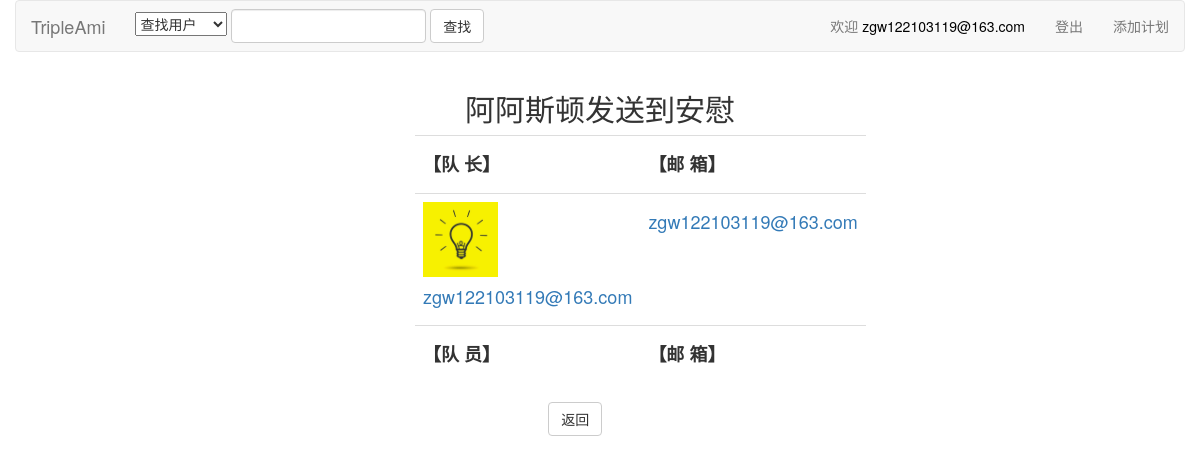
Page /showTeam/21/ (signed in) on the committed database.
### myweb/models.py (models this page shows)
class Plan(models.Model):
    title = models.CharField(max_length=255)
    description = models.TextField()
    starting = models.CharField(max_length=100)
    destination = models.CharField(max_length=100)
    total_person = models.IntegerField()
    start_time = models.DateField()
    end_time = models.DateField()
    create_time = models.DateField(auto_now=True)
    class Meta:
        ordering = ['-create_time', 'start_time', 'end_time']

class UserProfile(models.Model):
    user = models.OneToOneField(User, related_name="user")
    sex = models.CharField(max_length=20)
    location = models.CharField(max_length=100)
    birthday = models.DateField()
    avatar = models.ImageField(upload_to= './image/', default='./image/default.jpg')

### myweb/views.py (the view)
# urls.py: url(r'^showTeam/(?P<ID>\d+)/$', views.showTeam),
@login_required
def showTeam(request, ID):
    username = request.session.get('username', '')
    userid = request.session.get('userid', '')
    plan = Plan.objects.get(id=ID)
    team = Team.objects.get(plan=plan)
    travelers = team.participant.all()
    master = team.master
    print travelers
    content = {"username":username, "userid":userid, "master":master,\
            "travelers":travelers, "plantitle":plan.title, "teamid":team.id, "planid":plan.id}
    return render(request, "team.html", content)

### myweb/templates/team.html (shortened to what this page needs)
{% extends "base.html" %}
{% block content2 %}
<div class="container-fluid">
    <div class="row">
        <div class="col-md-4">
        </div>
        <div class="col-md-4">
            <h2 class="text-center">
                {{plantitle}}
            </h2>
            <p>
                <table class="table">
                    <tr>
                        <th><h4><strong>【队  长】</strong></h4></th>
                        <th><h4><strong>【邮  箱】</strong></h4></th>
                    </tr>
                    <tr>
                        <td>
                            <a href="/showProfile/{{master.user.id}}">
                            <img  src="{% url 'media' master.avatar %}" width="75px" height="75px"/>
                            <h4>{{master.user.username}}</h4>
                            </a>
                        </td>
                        <td><h4><a href="mailto:{{master.user.email}}">{{master.user.email}}</a></h4></td>
                    </tr>
                    <tr>
                        <th><h4><strong>【队  员】</strong></h4></th>
                        <th><h4><strong>【邮  箱】</strong></h4></th>
                    </tr>
                </table>
            </p>
            <div class="row">
                <div class="col-md-2"></div>
                <div class="col-md-2"></div>
                <div class="col-md-2">
                    <button class="btn btn-default" type="button" onclick="javascript:window.location.href='/showPlan/{{planid}}'">
                        返回
                    </button>
                </div>
                <div class="col-md-2"></div>
            </div>
        </div>
        <div class="col-md-4">
        </div>
    </div>
</div>
{% endblock content2 %}

### rows in the picture
Plan: title "阿阿斯顿发送到安慰"
UserProfile: avatar (picture), user.username "zgw122103119@163.com", user.email "zgw122103119@163.com"

### other values in the picture
{{ username }} "zgw122103119@163.com"
